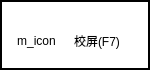
      <widget class="QFrame" name="frame_7">
       <property name="maximumSize">
        <size>
         <width>16777215</width>
         <height>16777215</height>
        </size>
       </property>
       <property name="palette">
        <palette>
         <active>
          <colorrole role="WindowText">
           <brush brushstyle="SolidPattern">
            <color alpha="255">
             <red>0</red>
             <green>0</green>
             <blue>0</blue>
            </color>
           </brush>
          </colorrole>
          <colorrole role="Button">
           <brush brushstyle="SolidPattern">
            <color alpha="255">
             <red>255</red>
             <green>255</green>
             <blue>255</blue>
            </color>
           </brush>
          </colorrole>
          <colorrole role="Light">
           <brush brushstyle="SolidPattern">
            <color alpha="255">
             <red>255</red>
             <green>255</green>
             <blue>255</blue>
            </color>
           </brush>
          </colorrole>
          <colorrole role="Midlight">
           <brush brushstyle="SolidPattern">
            <color alpha="255">
             <red>255</red>
             <green>255</green>
             <blue>255</blue>
            </color>
           </brush>
          </colorrole>
          <colorrole role="Dark">
           <brush brushstyle="SolidPattern">
            <color alpha="255">
             <red>127</red>
             <green>127</green>
             <blue>127</blue>
            </color>
           </brush>
          </colorrole>
          <colorrole role="Mid">
           <brush brushstyle="SolidPattern">
            <color alpha="255">
             <red>170</red>
             <green>170</green>
             <blue>170</blue>
            </color>
           </brush>
          </colorrole>
          <colorrole role="Text">
           <brush brushstyle="SolidPattern">
            <color alpha="255">
             <red>0</red>
             <green>0</green>
             <blue>0</blue>
            </color>
           </brush>
          </colorrole>
          <colorrole role="BrightText">
           <brush brushstyle="SolidPattern">
            <color alpha="255">
             <red>255</red>
             <green>255</green>
             <blue>255</blue>
            </color>
           </brush>
          </colorrole>
          <colorrole role="ButtonText">
           <brush brushstyle="SolidPattern">
            <color alpha="255">
             <red>0</red>
             <green>0</green>
             <blue>0</blue>
            </color>
           </brush>
          </colorrole>
          <colorrole role="Base">
           <brush brushstyle="SolidPattern">
            <color alpha="255">
             <red>255</red>
             <green>255</green>
             <blue>255</blue>
            </color>
           </brush>
          </colorrole>
          <colorrole role="Window">
           <brush brushstyle="SolidPattern">
            <color alpha="255">
             <red>255</red>
             <green>255</green>
             <blue>255</blue>
            </color>
           </brush>
          </colorrole>
          <colorrole role="Shadow">
           <brush brushstyle="SolidPattern">
            <color alpha="255">
             <red>0</red>
             <green>0</green>
             <blue>0</blue>
            </color>
           </brush>
          </colorrole>
          <colorrole role="AlternateBase">
           <brush brushstyle="SolidPattern">
            <color alpha="255">
             <red>255</red>
             <green>255</green>
             <blue>255</blue>
            </color>
           </brush>
          </colorrole>
          <colorrole role="ToolTipBase">
           <brush brushstyle="SolidPattern">
            <color alpha="255">
             <red>255</red>
             <green>255</green>
             <blue>220</blue>
            </color>
           </brush>
          </colorrole>
          <colorrole role="ToolTipText">
           <brush brushstyle="SolidPattern">
            <color alpha="255">
             <red>0</red>
             <green>0</green>
             <blue>0</blue>
            </color>
           </brush>
          </colorrole>
         </active>
         <inactive>
          <colorrole role="WindowText">
           <brush brushstyle="SolidPattern">
            <color alpha="255">
             <red>0</red>
             <green>0</green>
             <blue>0</blue>
            </color>
           </brush>
          </colorrole>
          <colorrole role="Button">
           <brush brushstyle="SolidPattern">
            <color alpha="255">
             <red>255</red>
             <green>255</green>
             <blue>255</blue>
            </color>
           </brush>
          </colorrole>
          <colorrole role="Light">
           <brush brushstyle="SolidPattern">
            <color alpha="255">
             <red>255</red>
             <green>255</green>
             <blue>255</blue>
            </color>
           </brush>
          </colorrole>
          <colorrole role="Midlight">
           <brush brushstyle="SolidPattern">
            <color alpha="255">
             <red>255</red>
             <green>255</green>
             <blue>255</blue>
            </color>
           </brush>
          </colorrole>
          <colorrole role="Dark">
           <brush brushstyle="SolidPattern">
            <color alpha="255">
             <red>127</red>
             <green>127</green>
             <blue>127</blue>
            </color>
           </brush>
          </colorrole>
          <colorrole role="Mid">
           <brush brushstyle="SolidPattern">
            <color alpha="255">
             <red>170</red>
             <green>170</green>
             <blue>170</blue>
            </color>
           </brush>
          </colorrole>
          <colorrole role="Text">
           <brush brushstyle="SolidPattern">
            <color alpha="255">
             <red>0</red>
             <green>0</green>
             <blue>0</blue>
            </color>
           </brush>
          </colorrole>
          <colorrole role="BrightText">
           <brush brushstyle="SolidPattern">
            <color alpha="255">
             <red>255</red>
             <green>255</green>
             <blue>255</blue>
            </color>
           </brush>
          </colorrole>
          <colorrole role="ButtonText">
           <brush brushstyle="SolidPattern">
            <color alpha="255">
             <red>0</red>
             <green>0</green>
             <blue>0</blue>
            </color>
           </brush>
          </colorrole>
          <colorrole role="Base">
           <brush brushstyle="SolidPattern">
            <color alpha="255">
             <red>255</red>
             <green>255</green>
             <blue>255</blue>
            </color>
           </brush>
          </colorrole>
          <colorrole role="Window">
           <brush brushstyle="SolidPattern">
            <color alpha="255">
             <red>255</red>
             <green>255</green>
             <blue>255</blue>
            </color>
           </brush>
          </colorrole>
          <colorrole role="Shadow">
           <brush brushstyle="SolidPattern">
            <color alpha="255">
             <red>0</red>
             <green>0</green>
             <blue>0</blue>
            </color>
           </brush>
          </colorrole>
          <colorrole role="AlternateBase">
           <brush brushstyle="SolidPattern">
            <color alpha="255">
             <red>255</red>
             <green>255</green>
             <blue>255</blue>
            </color>
           </brush>
          </colorrole>
          <colorrole role="ToolTipBase">
           <brush brushstyle="SolidPattern">
            <color alpha="255">
             <red>255</red>
             <green>255</green>
             <blue>220</blue>
            </color>
           </brush>
          </colorrole>
          <colorrole role="ToolTipText">
           <brush brushstyle="SolidPattern">
            <color alpha="255">
             <red>0</red>
             <green>0</green>
             <blue>0</blue>
            </color>
           </brush>
          </colorrole>
         </inactive>
         <disabled>
          <colorrole role="WindowText">
           <brush brushstyle="SolidPattern">
            <color alpha="255">
             <red>127</red>
             <green>127</green>
             <blue>127</blue>
            </color>
           </brush>
          </colorrole>
          <colorrole role="Button">
           <brush brushstyle="SolidPattern">
            <color alpha="255">
             <red>255</red>
             <green>255</green>
             <blue>255</blue>
            </color>
           </brush>
          </colorrole>
          <colorrole role="Light">
           <brush brushstyle="SolidPattern">
            <color alpha="255">
             <red>255</red>
             <green>255</green>
             <blue>255</blue>
            </color>
           </brush>
          </colorrole>
          <colorrole role="Midlight">
           <brush brushstyle="SolidPattern">
            <color alpha="255">
             <red>255</red>
             <green>255</green>
             <blue>255</blue>
            </color>
           </brush>
          </colorrole>
          <colorrole role="Dark">
           <brush brushstyle="SolidPattern">
            <color alpha="255">
             <red>127</red>
             <green>127</green>
             <blue>127</blue>
            </color>
           </brush>
          </colorrole>
          <colorrole role="Mid">
           <brush brushstyle="SolidPattern">
            <color alpha="255">
             <red>170</red>
             <green>170</green>
             <blue>170</blue>
            </color>
           </brush>
          </colorrole>
          <colorrole role="Text">
           <brush brushstyle="SolidPattern">
            <color alpha="255">
             <red>127</red>
             <green>127</green>
             <blue>127</blue>
            </color>
           </brush>
          </colorrole>
          <colorrole role="BrightText">
           <brush brushstyle="SolidPattern">
            <color alpha="255">
             <red>255</red>
             <green>255</green>
             <blue>255</blue>
            </color>
           </brush>
          </colorrole>
          <colorrole role="ButtonText">
           <brush brushstyle="SolidPattern">
            <color alpha="255">
             <red>127</red>
             <green>127</green>
             <blue>127</blue>
            </color>
           </brush>
          </colorrole>
          <colorrole role="Base">
           <brush brushstyle="SolidPattern">
            <color alpha="255">
             <red>255</red>
             <green>255</green>
             <blue>255</blue>
            </color>
           </brush>
          </colorrole>
          <colorrole role="Window">
           <brush brushstyle="SolidPattern">
            <color alpha="255">
             <red>255</red>
             <green>255</green>
             <blue>255</blue>
            </color>
           </brush>
          </colorrole>
          <colorrole role="Shadow">
           <brush brushstyle="SolidPattern">
            <color alpha="255">
             <red>0</red>
             <green>0</green>
             <blue>0</blue>
            </color>
           </brush>
          </colorrole>
          <colorrole role="AlternateBase">
           <brush brushstyle="SolidPattern">
            <color alpha="255">
             <red>255</red>
             <green>255</green>
             <blue>255</blue>
            </color>
           </brush>
          </colorrole>
          <colorrole role="ToolTipBase">
           <brush brushstyle="SolidPattern">
            <color alpha="255">
             <red>255</red>
             <green>255</green>
             <blue>220</blue>
            </color>
           </brush>
          </colorrole>
          <colorrole role="ToolTipText">
           <brush brushstyle="SolidPattern">
            <color alpha="255">
             <red>0</red>
             <green>0</green>
             <blue>0</blue>
            </color>
           </brush>
          </colorrole>
         </disabled>
        </palette>
       </property>
       <property name="autoFillBackground">
        <bool>true</bool>
       </property>
       <property name="frameShape">
        <enum>QFrame::WinPanel</enum>
       </property>
       <property name="frameShadow">
        <enum>QFrame::Plain</enum>
       </property>
       <widget class="QWidget" name="horizontalLayoutWidget_7">
        <property name="geometry">
         <rect>
          <x>0</x>
          <y>20</y>
          <width>141</width>
          <height>41</height>
         </rect>
        </property>
        <layout class="QHBoxLayout" name="horizontalLayout_8">
         <property name="leftMargin">
          <number>5</number>
         </property>
         <property name="rightMargin">
          <number>5</number>
         </property>
         <item>
          <widget class="QLabel" name="label_calibration">
           <property name="text">
            <string>m_icon</string>
           </property>
           <property name="alignment">
            <set>Qt::AlignCenter</set>
           </property>
          </widget>
         </item>
         <item>
          <widget class="QLabel" name="label_9">
           <property name="text">
            <string>校屏(F7)</string>
           </property>
          </widget>
         </item>
        </layout>
       </widget>
      </widget>
